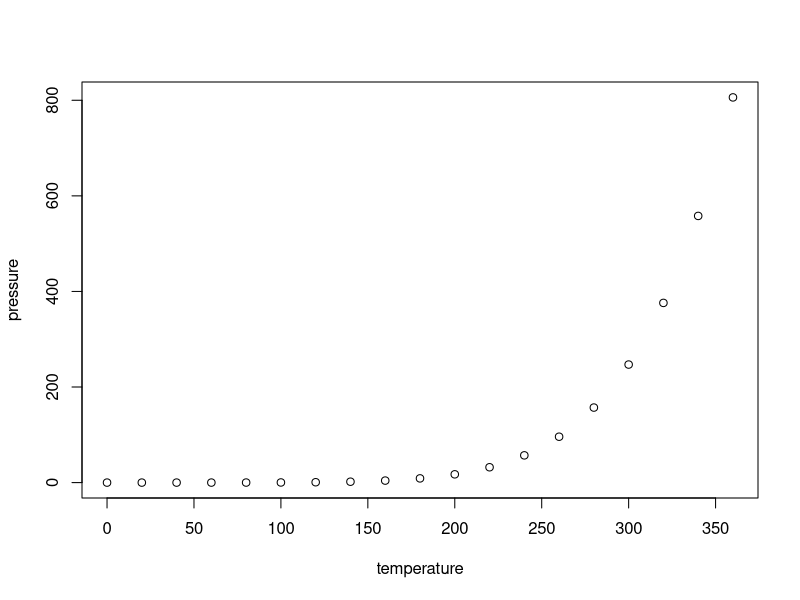
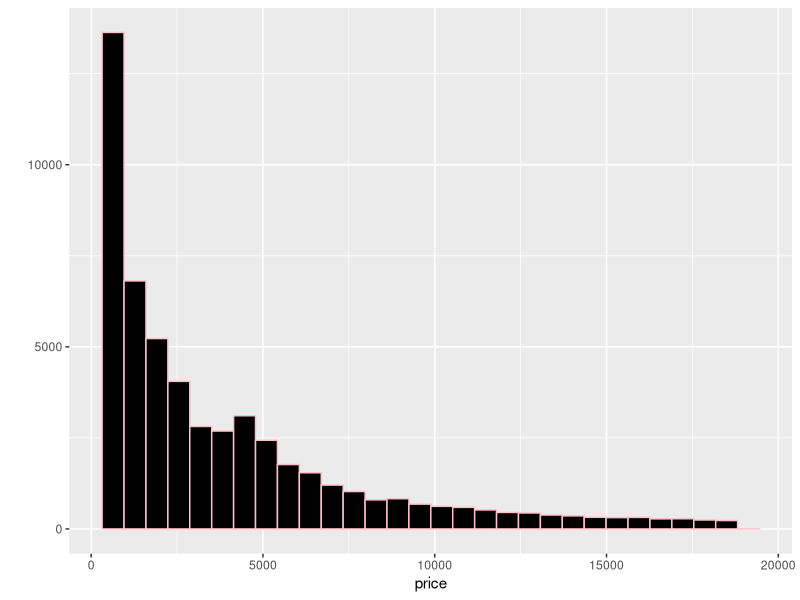
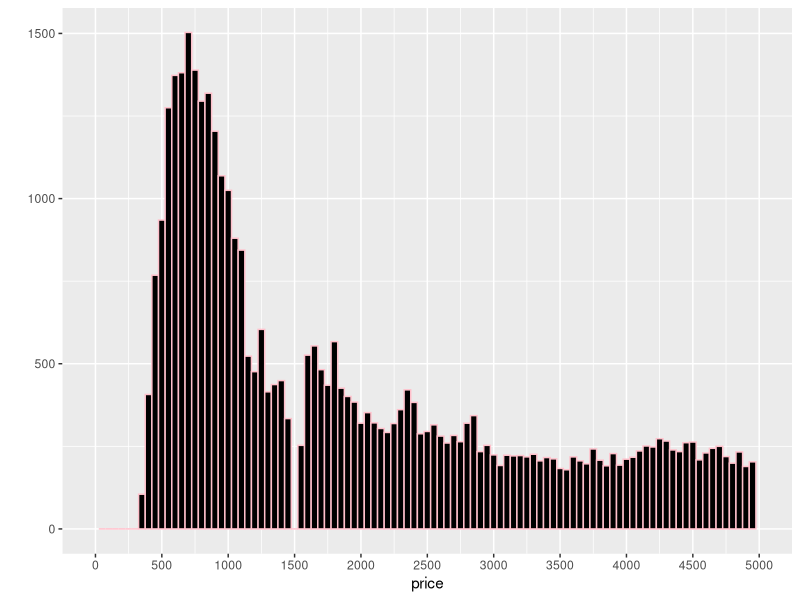
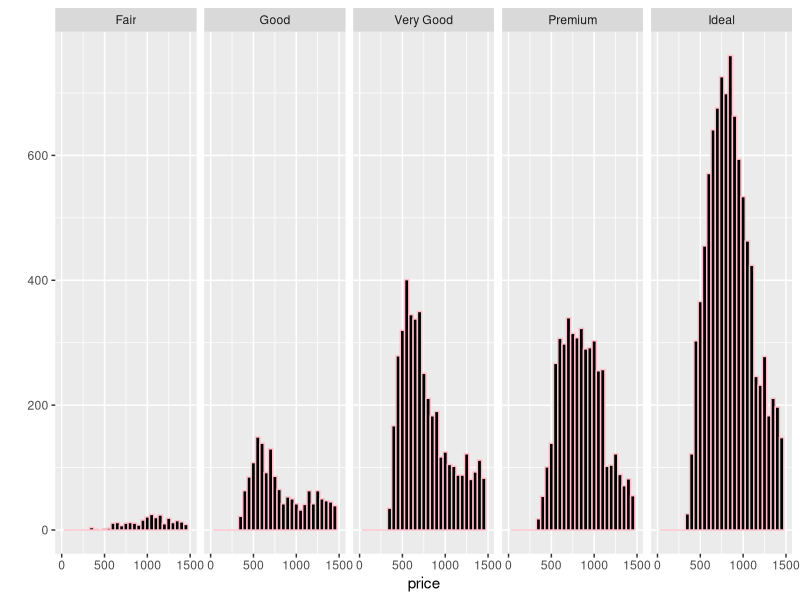
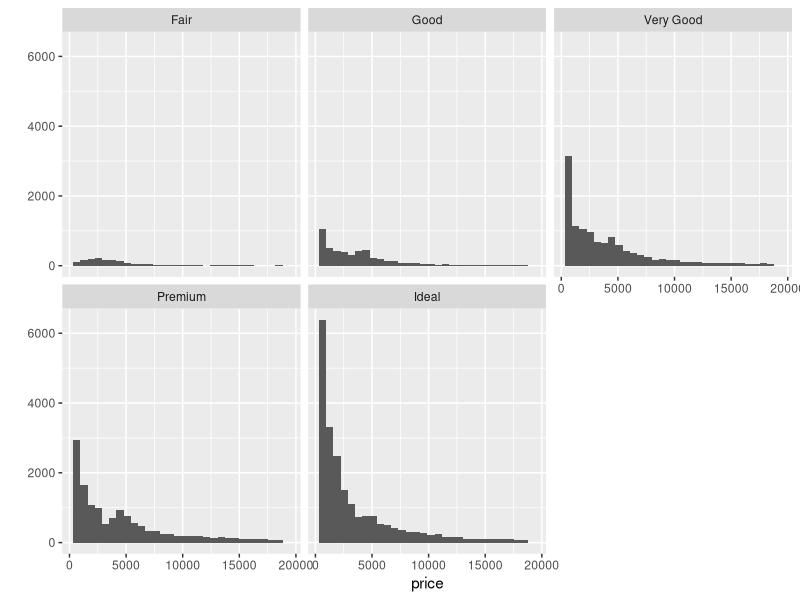
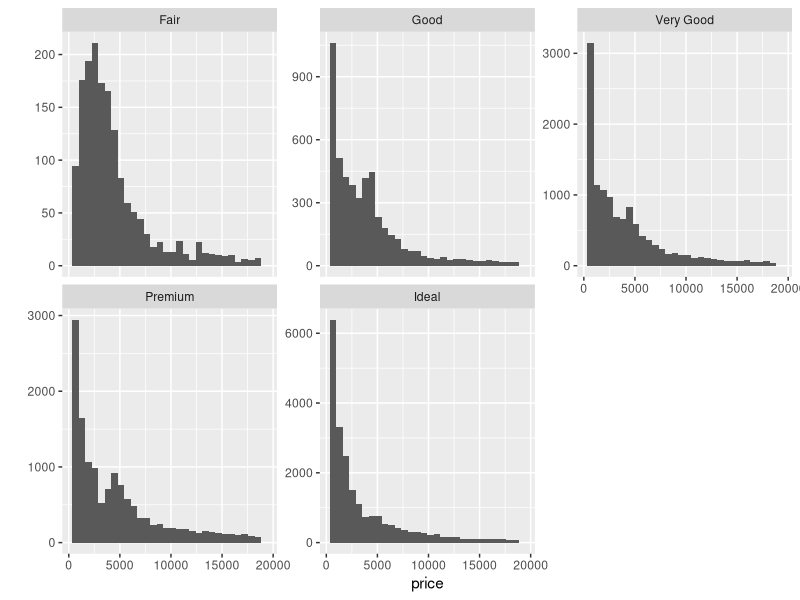
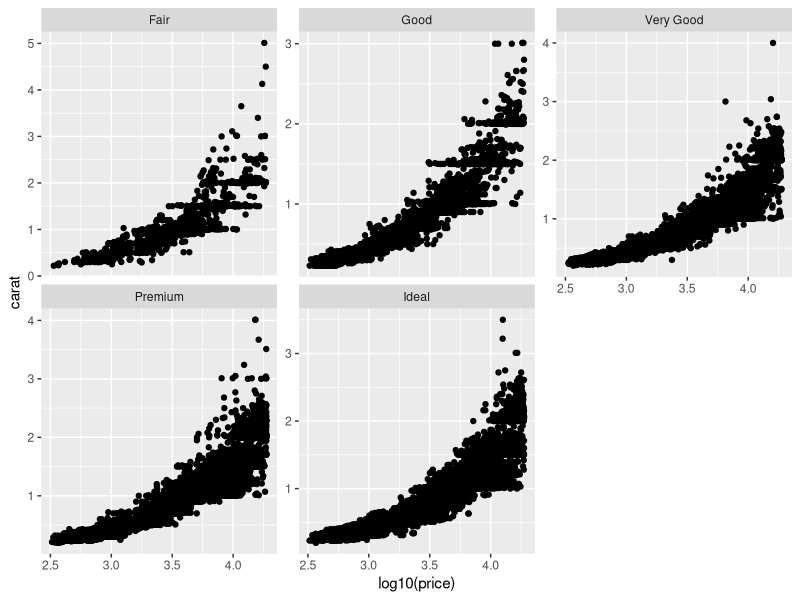
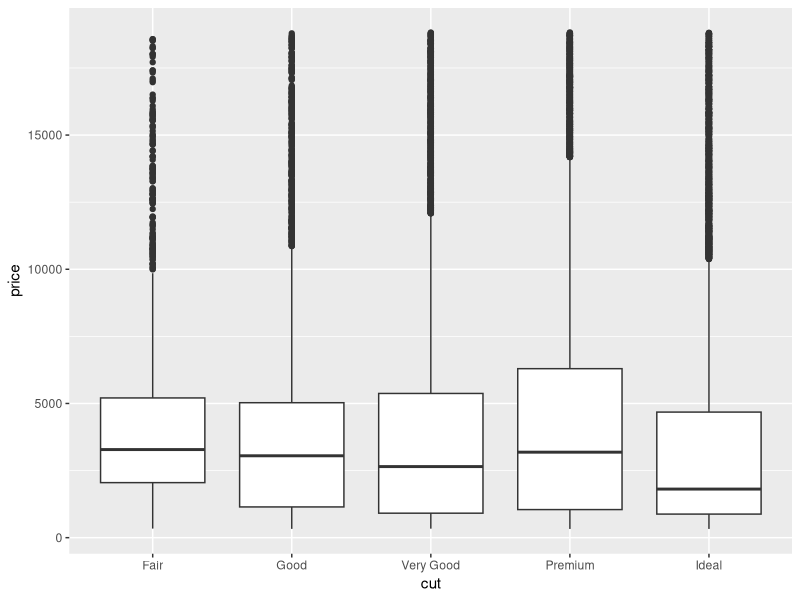

Write the R code that produced these figures, in order.
## ---- chunk 1
knitr::opts_chunk$set(echo = TRUE)
## ---- chunk 2
summary(cars)
## ---- chunk 3
plot(pressure)
## ---- chunk 4
library(ggplot2)
data(diamonds)
summary(diamonds)
## ---- chunk 5
# Create a histogram of the price of
# all the diamonds in the diamond data set.

library(ggplot2)

qplot(x=price, data = diamonds,  color=I('pink'), fill=I('black'))
## ---- chunk 6
summary(diamonds$price)
## ---- chunk 7
custo_menor_que_500 <- subset(diamonds, price < 500)
custo_menor_que_250 <- subset(diamonds, price < 250)
custo_maior_ou_igua_15000 <- subset(diamonds, price >= 15000)
## ---- chunk 8
# Explore the largest peak in the
# price histogram you created earlier.

# Try limiting the x-axis, altering the bin width,
# and setting different breaks on the x-axis.

# There won’t be a solution video for this
# question so go to the discussions to
# share your thoughts and discover
# what other people find.

# You can save images by using the ggsave() command.
# ggsave() will save the last plot created.
# For example...
#                  qplot(x = price, data = diamonds)
#                  ggsave('priceHistogram.png')

# ggsave currently recognises the extensions eps/ps, tex (pictex),
# pdf, jpeg, tiff, png, bmp, svg and wmf (windows only).

# Submit your final code when you are ready.

qplot(x=price, data = diamonds,  color=I('pink'), fill=I('black'), binwidth=50) +
  scale_x_continuous(breaks=seq(0, 5000, 500), lim=c(0, 5000))

ggsave('price_histogram.png')
## ---- chunk 9
# Break out the histogram of diamond prices by cut.

# You should have five histograms in separate
# panels on your resulting plot.

qplot(x = price, data = diamonds,  color=I('pink'), fill=I('black'), binwidth=50) +
  scale_x_continuous(breaks=seq(0, 1500, 500), lim=c(0, 1500)) +
  facet_wrap(~cut, ncol = 5)
## ---- chunk 10
summary(diamonds$price)
# Usei 'min' porque o 'summary' faz algum arredondamento
by(diamonds$price, diamonds$cut, min)
## ---- chunk 11
# In the two last exercises, we looked at
# the distribution for diamonds by cut.

# Run the code below in R Studio to generate
# the histogram as a reminder.

# ===============================================================

qplot(x = price, data = diamonds) + facet_wrap(~cut)
                                                                               
# ===============================================================

# In the last exercise, we looked at the summary statistics
# for diamond price by cut. If we look at the output table, the
# the median and quartiles are reasonably close to each other.

# diamonds$cut: Fair
#    Min. 1st Qu.  Median    Mean 3rd Qu.    Max. 
#     337    2050    3282    4359    5206   18570 
# ------------------------------------------------------------------------ 
# diamonds$cut: Good
#    Min. 1st Qu.  Median    Mean 3rd Qu.    Max. 
#     327    1145    3050    3929    5028   18790 
# ------------------------------------------------------------------------ 
# diamonds$cut: Very Good
#    Min. 1st Qu.  Median    Mean 3rd Qu.    Max. 
#     336     912    2648    3982    5373   18820 
# ------------------------------------------------------------------------ 
# diamonds$cut: Premium
#    Min. 1st Qu.  Median    Mean 3rd Qu.    Max. 
#     326    1046    3185    4584    6296   18820 
# ------------------------------------------------------------------------ 
# diamonds$cut: Ideal
#    Min. 1st Qu.  Median    Mean 3rd Qu.    Max. 
#     326     878    1810    3458    4678   18810 

# This means the distributions should be somewhat similar,
# but the histograms we created don't show that.

# The 'Fair' and 'Good' diamonds appear to have 
# different distributions compared to the better
# cut diamonds. They seem somewhat uniform
# on the left with long tails on the right.

# Let's look in to this more.

# Look up the documentation for facet_wrap in R Studio.
# Then, scroll back up and add a parameter to facet_wrap so that
# the y-axis in the histograms is not fixed. You want the y-axis to
# be different for each histogram.

# If you want a hint, check out the Instructor Notes.

qplot(x = price, data = diamonds) + facet_wrap(~cut, scales = "free_y")
## ---- chunk 12
# Create a histogram of price per carat
# and facet it by cut. You can make adjustments
# to the code from the previous exercise to get
# started.

# Adjust the bin width and transform the scale
# of the x-axis using log10.

qplot(x = log10(price), y = carat, data = diamonds, binwidth = 20) + facet_wrap(~cut, scales = "free_y")
## ---- chunk 13
# Investigate the price of diamonds using box plots,
# numerical summaries, and one of the following categorical
# variables: cut, clarity, or color.

# There won’t be a solution video for this
# exercise so go to the discussion thread for either
# BOXPLOTS BY CLARITY, BOXPLOT BY COLOR, or BOXPLOTS BY CUT
# to share you thoughts and to
# see what other people found.

# You can save images by using the ggsave() command.
# ggsave() will save the last plot created.
# For example...
#                  qplot(x = price, data = diamonds)
#                  ggsave('priceHistogram.png')

# ggsave currently recognises the extensions eps/ps, tex (pictex),
# pdf, jpeg, tiff, png, bmp, svg and wmf (windows only).

# Copy and paste all of the code that you used for
# your investigation, and submit it when you are ready.

# Box Plot price x cut
qplot(x=cut, y=price, data=subset(diamonds), geom = 'boxplot') 
## ---- chunk 14
names(diamonds)

# Informações do preço pela cor
by(diamonds$price, diamonds$color, summary)

# IQR para os melhores diamantes
IQR(subset(diamonds, color == 'D')$price)

# IQR para os piores diamantes
IQR(subset(diamonds, color == 'J')$price)
## ---- chunk 15
# # Investigate the price per carat of diamonds across
# the different colors of diamonds using boxplots.

qplot(x=color, y=price/carat, data=subset(diamonds), geom = 'boxplot') 
## ---- chunk 16
# Polígono de Frequência do carat

qplot(x=carat, data = diamonds, geom = 'freqpoly', binwidth=.30) +
  scale_x_continuous(breaks=seq(0, 10, 0.2)) + 
  scale_y_continuous(breaks=seq(0, 5000, 1000), lim=c(0, 5000))

# Colocando os valores diretamente no 'c' melhora a visualização

# Pacotes interessantes
# tidyr - pacote que reformula o layout dos seus dados
# dplyr - um pacote que ajuda a transformar dados arrumado, tabular
